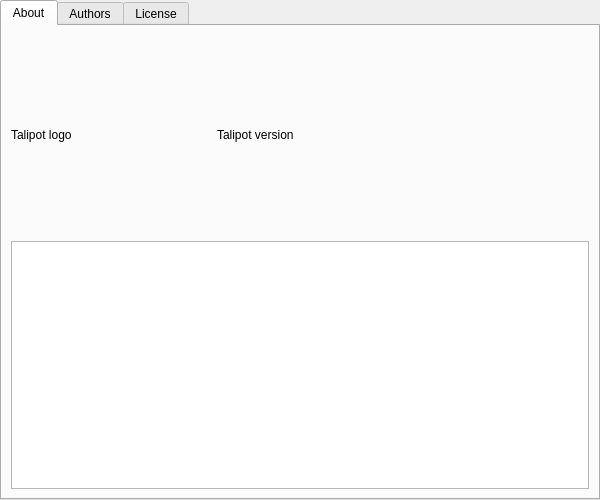
<?xml version="1.0" encoding="UTF-8"?>
<ui version="4.0">
 <class>AboutDialog</class>
 <widget class="QDialog" name="AboutDialog">
  <property name="geometry">
   <rect>
    <x>0</x>
    <y>0</y>
    <width>600</width>
    <height>500</height>
   </rect>
  </property>
  <property name="minimumSize">
   <size>
    <width>600</width>
    <height>500</height>
   </size>
  </property>
  <property name="windowTitle">
   <string>About Talipot</string>
  </property>
  <layout class="QVBoxLayout" name="verticalLayout">
   <property name="leftMargin">
    <number>0</number>
   </property>
   <property name="topMargin">
    <number>0</number>
   </property>
   <property name="rightMargin">
    <number>0</number>
   </property>
   <property name="bottomMargin">
    <number>0</number>
   </property>
   <item>
    <widget class="QTabWidget" name="tabWidget">
     <property name="currentIndex">
      <number>0</number>
     </property>
     <widget class="QWidget" name="AboutTab">
      <attribute name="title">
       <string>About</string>
      </attribute>
      <layout class="QVBoxLayout" name="verticalLayout_8">
       <item>
        <layout class="QHBoxLayout" name="horizontalLayout_8">
         <property name="sizeConstraint">
          <enum>QLayout::SetDefaultConstraint</enum>
         </property>
         <item>
          <widget class="QLabel" name="logolabel">
           <property name="minimumSize">
            <size>
             <width>200</width>
             <height>200</height>
            </size>
           </property>
           <property name="maximumSize">
            <size>
             <width>200</width>
             <height>200</height>
            </size>
           </property>
           <property name="text">
            <string>Talipot logo</string>
           </property>
          </widget>
         </item>
         <item>
          <widget class="QLabel" name="TalipotLabel">
           <property name="text">
            <string>Talipot version</string>
           </property>
          </widget>
         </item>
        </layout>
       </item>
       <item>
        <layout class="QHBoxLayout" name="aboutVersionLayout">
         <item>
          <widget class="QTextBrowser" name="dependenciesInfo">
           <property name="openExternalLinks">
            <bool>true</bool>
           </property>
          </widget>
         </item>
        </layout>
       </item>
      </layout>
     </widget>
     <widget class="QWidget" name="tab_2">
      <attribute name="title">
       <string>Authors</string>
      </attribute>
      <layout class="QVBoxLayout" name="verticalLayout_6">
       <item>
        <widget class="QTextEdit" name="authorsTextEdit">
         <property name="readOnly">
          <bool>true</bool>
         </property>
        </widget>
       </item>
      </layout>
     </widget>
     <widget class="QWidget" name="tab_3">
      <attribute name="title">
       <string>License</string>
      </attribute>
      <layout class="QVBoxLayout" name="verticalLayout_7">
       <item>
        <widget class="QTextEdit" name="licenseTextEdit">
         <property name="readOnly">
          <bool>true</bool>
         </property>
        </widget>
       </item>
      </layout>
     </widget>
    </widget>
   </item>
  </layout>
 </widget>
 <resources/>
 <connections/>
</ui>
